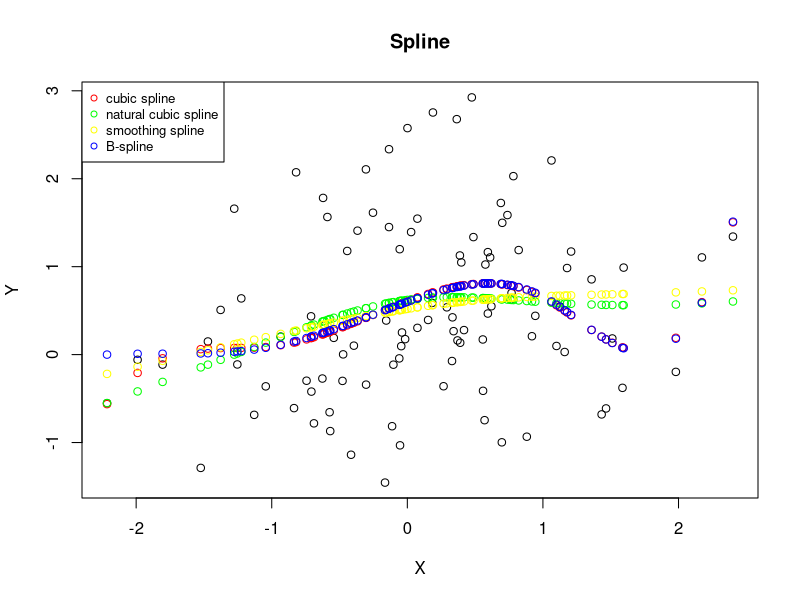

Source code (R):
library(splines2)
#Simulate x and y
set.seed(1)
X<-as.matrix(rnorm(100,mean=0,sd=1))
Y<-exp(X)/(1+exp(X))+rnorm(100,mean=0,sd=1)
plot(X,Y)
X_cubic<-matrix(nrow=100,ncol=7)
X_cubic[,1]<-1
X_cubic[,2]<-X
X_cubic[,3]<-X^2
X_cubic[,4]<-X^3
X_cubic[,5]<-apply(X,1,function(x)ifelse((x>-1),1,0))*(X+1)^3
X_cubic[,6]<-apply(X,1,function(x)ifelse((x>0),1,0))*(X)^3
X_cubic[,7]<-apply(X,1,function(x)ifelse((x>1),1,0))*(X-1)^3

###Cubic splines
fm1<-lm(Y~X_cubic+0)
fm1$fitted.values
points(X,fm1$fitted.values,col="red")

###natural cubic spline
X_ncs<-matrix(nrow=100,ncol=5)
X_ncs[,1]<-1
X_ncs[,2]<-X

X_ncs[,3]<-(X_cubic[,5]-X_cubic[,7])/(2)-(X_cubic[,6]-X_cubic[,7])/(1)
X_ncs[,4]<-(X_cubic[,6]-X_cubic[,7])/(1)-(X_cubic[,6]-X_cubic[,7])/(1)
X_ncs[,5]<--(X_cubic[,6]-X_cubic[,7])/(1)

fm2<-lm(Y~X_ncs+0)
points(X,fm2$fitted.values,col="green")


###smoothing
fm3<-smooth.spline(X,Y)
fm3$lambda
points(fm3$x,fm3$y,col="yellow")

###Bspline
knots<-c(-1,0,1)
X_bsp<-bSpline(X,knots=knots)
fm4<-lm(Y~X_bsp+0)
points(X,fm4$fitted.values,col="blue")

legend("topleft", legend=c("cubic spline", "natural cubic spline","smoothing spline","B-spline"),
       col=c("red","green","yellow","blue"), pch=c(1,1,1,1), cex=0.8)
title(main="Spline")
